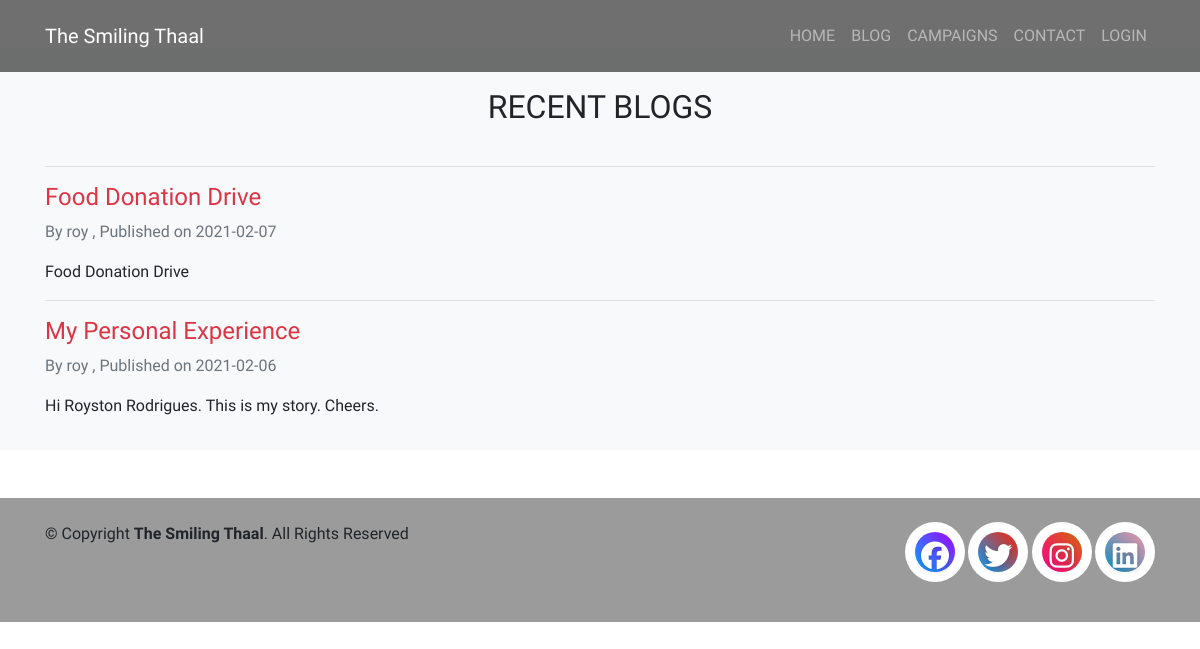
The app's page /blogs.php, older data.
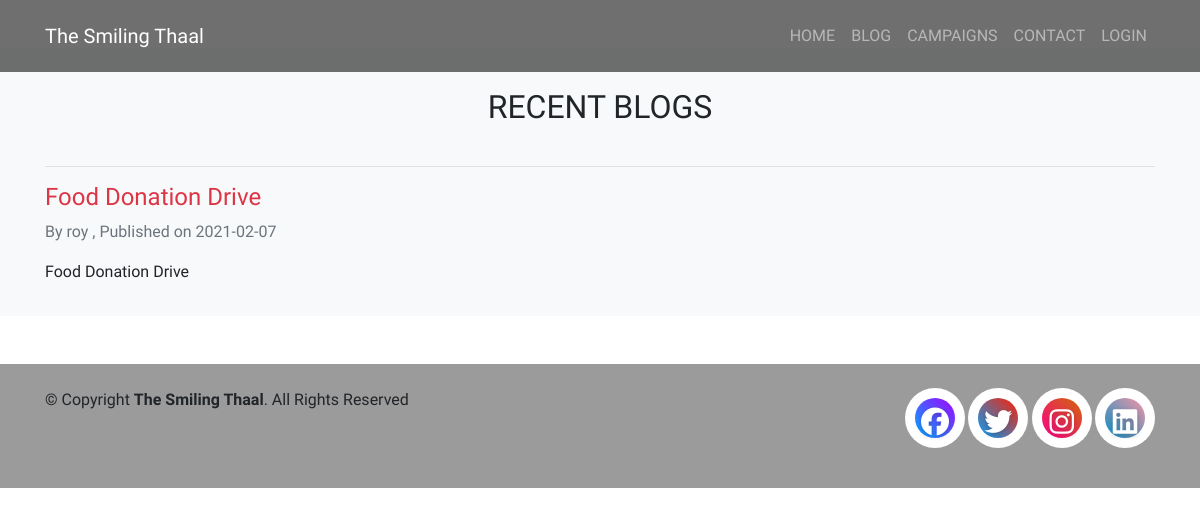
The same page, newer data.
### tables this page shows
CREATE TABLE `blogs` (
  `b_id` int(11) NOT NULL,
  `b_title` varchar(45) NOT NULL,
  `b_content` varchar(200) NOT NULL,
  `b_date` date NOT NULL,
  `b_vid` int(11) NOT NULL
);

CREATE TABLE `volunteers` (
  `id` int(11) NOT NULL,
  `username` varchar(45) NOT NULL,
  `email` varchar(45) NOT NULL,
  `password` varchar(45) NOT NULL
);

### src/blogs.php (the view, shortened to what this page needs)
<?php
require 'config.php';
?>
<!doctype html>
<html lang="en">
<head>
    <link rel="stylesheet" href="https://stackpath.bootstrapcdn.com/bootstrap/4.3.1/css/bootstrap.min.css">
    <link rel="stylesheet" href="../static/css/main.css">
</head>
<body>
    <?php
    require "templates/header.php";
    ?>
    <div class="bg-light py-3">
        <div class="container">
            <h2 class="text-center text-uppercase py-4">Recent Blogs</h2>
            <section>
                <?php
                $stmt = mysqli_query($conn, "SELECT * FROM blogs ORDER BY b_date DESC");
                if (mysqli_num_rows($stmt) > 0) {
                    while ($row = mysqli_fetch_assoc($stmt)) {
                        $id = $row['b_vid'];
                        $username = mysqli_query($conn, "SELECT username FROM volunteers WHERE id = '$id'");
                        echo "
                            <hr>
                            <article>
                                <h4 class = 'text-danger'>" . $row['b_title'] . "</h4>
                                <p class='text-muted'>By " . mysqli_fetch_assoc($username)['username'] . " , Published on " . $row['b_date'] . "</p>
                                <p class=''>" . $row['b_content'] . "</p>";
                        echo "</article>";
                    }
                }
                ?>
            </section>
        </div>
    </div>
    <?php
    require "templates/footer.php";
    ?>
</body>
</html>

Row changes from the older to the newer data that the page shows:
removed blogs: b_title "My Personal Experience", b_vid.username "roy", b_date "2021-02-06", b_content "Hi Royston Rodrigues. This is my story. Cheers."
